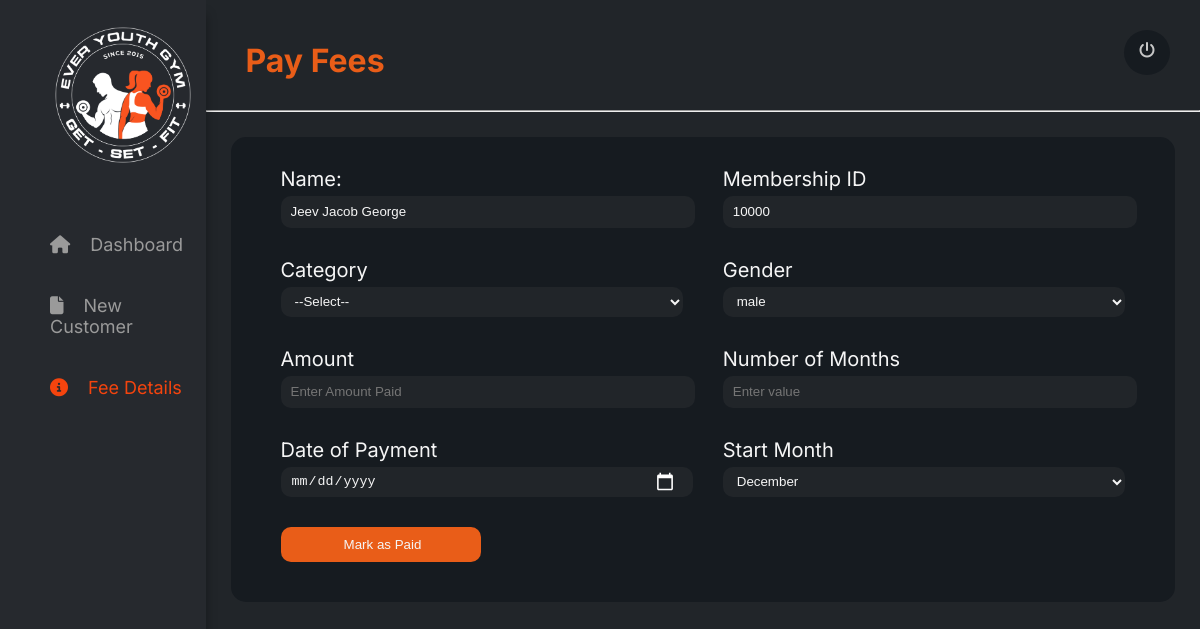
Before: /pay_fees/21/ (signed in) with the older database file.
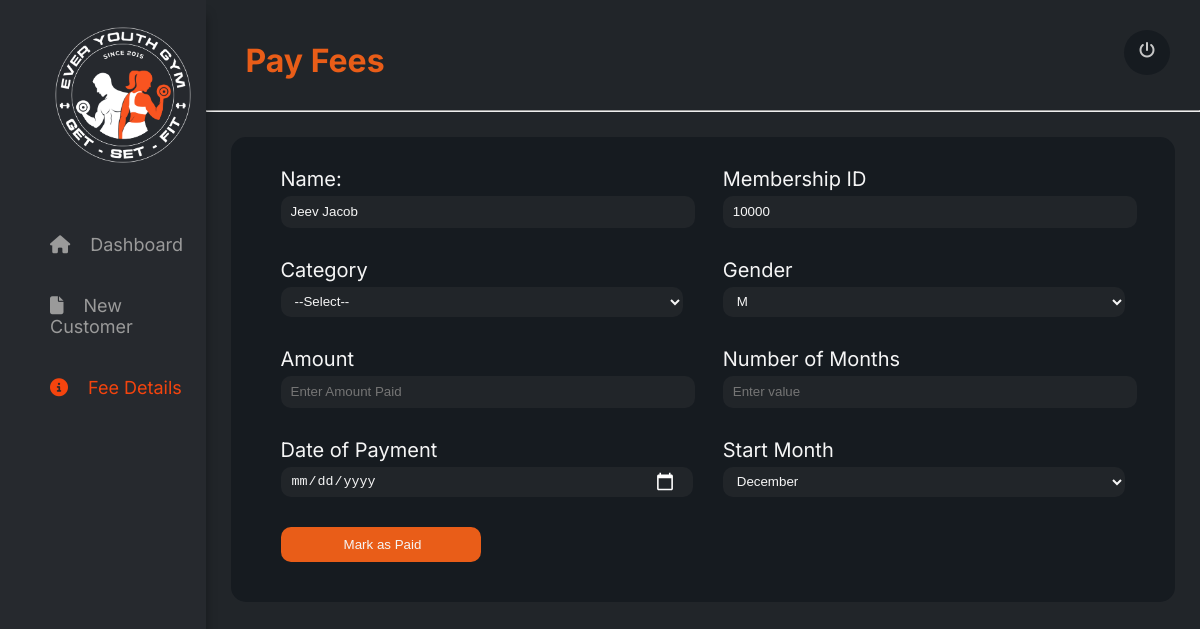
After: the same page with the newer database file.
### gym/models.py (models this page shows, shortened)
class Customer(models.Model):
    GENDER_CHOICES = [
        ('M', 'Male'),
        ('F', 'Female'),
    ]
    BLOOD_GROUP_CHOICES = [
        ('O+', 'O+'),
        ('O-', 'O-'),
        ('A+', 'A+'),
        ('A-', 'A-'),
        ('B+', 'B+'),
        ('B-', 'B-'),
        ('AB+', 'AB+'),
        ('AB-', 'AB-'),
        ('A1+', 'A1+'),
        ('A1-', 'A1-'),
        ('A2+', 'A2+'),
        ('A2-', 'A2-'),
        ('A1B+', 'A1B+'),
        ('A1B-', 'A1B-'),
        ('A2B+', 'A2B+'),
        ('A2B-', 'A2B-'),
        ('BOMBAY', 'BOMBAY'),
    ]
    WEIGHT_TRAINING = 'WT'
    CARDIO = 'C'
    BOTH = 'B'
    MEMBERSHIP_CHOICES = [
        (WEIGHT_TRAINING, 'Weight Training'),
        (CARDIO, 'Cardio'),
        (BOTH, 'Both'),
    ]
    unique_id = models.AutoField(primary_key=True)
    name = models.CharField(max_length=255,blank=False)
    phone_no = models.CharField(max_length=10, blank=True)
    email = models.EmailField(null=True, blank=True)
    gender = models.CharField(max_length=1, choices=GENDER_CHOICES,blank=False)
    height = models.FloatField(help_text='Height in centimeters', null=True, blank=True)
    weight = models.FloatField(help_text='Weight in kilograms', null=True, blank=True)
    blood_group = models.CharField(max_length=6, choices=BLOOD_GROUP_CHOICES,blank=False)
    bmi = models.FloatField(editable=False, null=True, blank=True)
    admission_number = models.PositiveIntegerField(editable=False, default=0)
    date_of_admission = models.DateField(default=timezone.now)
    date_of_birth = models.DateField(null=True, blank=True)

### gym/views.py (the view, shortened to what this page needs)
# urls.py: path('pay_fees/<int:cust_id>/',pay_fees, name = "pay_fees"),
@login_required
def pay_fees(request, cust_id):
    customer = get_object_or_404(Customer, pk=cust_id)
    last_payment = FeeDetail.objects.filter(customer=customer).order_by('-year', '-month').first()
    if last_payment:
        last_month_paid = last_payment.month
        last_year_paid = last_payment.year
    else:
        last_month_paid = datetime.datetime.now().month
        last_year_paid = datetime.datetime.now().year
    return render(request, 'gym/pay_fees.html', {'customer': customer, 'last_month_paid': last_month_paid})

### gym/templates/gym/pay_fees.html (shortened to what this page needs)
{%load static %}
<!DOCTYPE html>
<html lang="en">
<head>
    <link rel="stylesheet" href="{% static  'gym/payFees.css' %}">
</head>
<body>
    <div class="container">
        <div class="navbar">
            <div class="logo">
                <img src="{% static 'gym/assets/images/Logo.png' %}" alt="Logo">
            </div>
            <nav>
                <a href="{% url 'dashboard' %}"><li><i class="fa-solid fa-house" style="color: #9a9a9a;"></i>Dashboard</li></a>
                <a href="/add"><li><i class="fa-solid fa-file"></i>New Customer</li></a>
                <a href="{% url 'feeDetails' %}" style="color:#f4440e;"><li><i class="fa-solid fa-circle-info" style="color: #f4440e;"></i>Fee Details</li></a>
            </nav>
        </div>
        <div class="content">
            <div class="header">
                <h1>Pay Fees</h1>
                <div class="userIcon">
                    <a href="login.html" onclick="alert('Logged out successfully')"><i class="fa-solid fa-power-off" style="color: #c7c7c7;"></i></a>
                </div>
            </div>
            <hr style="color:#9A9A9A">
            <div class="formContainer">
                <form method="POST">
                    <div class="formBody">
                        <div class="row1">
                            <div class="formGroup">
                                <label for="name">Name:</label>
                                <input type="text" name="name" id="name" value="{{customer.name}}" readonly required>
                            </div>
                            <div class="formGroup">
                                <label for="memId">Membership ID</label>
                                <input type="text" name="memId" id="memId" value="{{customer.admission_number}}" readonly required>
                            </div>
                        </div>
                        <div class="row2">
                            <div class="formGroup">
                                <label for="category">Category</label>
                                <select name="category" id="category">
                                    <option value="">--Select--</option>
                                </select>
                            </div>
                            <div class="formGroup">
                                <label for="gender">Gender</label>
                                <select name="gender" id="gender">
                                    <option value="{{customer.gender}}">{{customer.gender}}</option>
                                </select>
                            </div>
                        </div>
                        <div class="row3">
                            <div class="formGroup">
                                <label for="amount">Amount</label>
                                <input type="number" name="amount" id="amount" placeholder="Enter Amount Paid" required>
                            </div>
                            <div class="formGroup">
                                <label for="duration">Number of Months</label>
                                <input type="number" name="duration" id="duration" placeholder="Enter value" required>
                            </div>
                        </div>
                        <div class="row4">
                            <div class="formGroup">
                                <label for="dop">Date of Payment</label>
                                <input type="date" name="dop" id="dop" required>
                            </div>
                            <div class="formGroup">
                                <label for="startMonth">Start Month</label>
                                <select name="startMonth" id="startMonth" required>
                                    <option value="12" {% if last_month_paid == 11 %}selected{% endif %}>December</option>
                                </select>
                            </div>
                        </div>
                    </div>
                    <div class="formGroup">
                        <input type="submit" class="submitForm" value="Mark as Paid">
                    </div>
                </form>
            </div>
        </div>
    </div>
</body>
</html>

### gym/static/gym/payFees.css (style rules this page uses)
body { margin:0; padding:0; height:100%; font-family: "Inter", sans-serif; }
.container { background-color:#26292E; display:flex; height:100%; min-height: 100vh; }
.navbar { width:15%; background-color:#26292E; box-shadow: 0 15px 10px rgba(0, 0, 0, 0.35); position: relative; z-index: 1; padding:20px 0px 10px 30px; }
.navbar nav { display: block; margin-top:40px; }
.navbar nav li { list-style-type: none; padding:10px; font-size: 18px; }
.navbar nav a { color:#9A9A9A; text-decoration:none; }
.navbar nav li { padding:20px; }
.navbar nav li i { margin-right:20px; }
.logo img { width:150px; margin-left:18px; height:auto; }
.content { width:85%; background-color:#212529; }
.header { display:flex; justify-content: space-between; padding:20px 30px 0px 40px; }
.header h1 { color:#E95D18; }
.userIcon { margin-top:10px; height:25px; border-radius:50%; padding:10px 15px; background-color:#161b20; }
.formContainer { background-color:#161b20; color:whitesmoke; border-radius:15px; padding:30px; padding-top:10px; margin:25px; }
form label { font-size:20px; color: whitesmoke; margin-bottom:5px; }
form input, form select, form option { background-color: #212529; width: 100%; max-width: 500px; height: 30px; border-radius: 10px; color: whitesmoke; border: none; padding-left: 10px; margin-bottom: 10px; }
.row1,.row2,.row3,.row4 { display:flex; flex-wrap: wrap; }
.formGroup { display:flex; flex-direction: column; margin:20px; margin-bottom:0px; flex: 1; min-width: 200px; }
.submitForm { width:200px; background-color:#E95D18; border-radius:10px; height:35px; cursor:pointer; }

Changed rows visible on the page:
changed Customer: name "Jeev Jacob George" → "Jeev Jacob"; gender "male" → "M"
